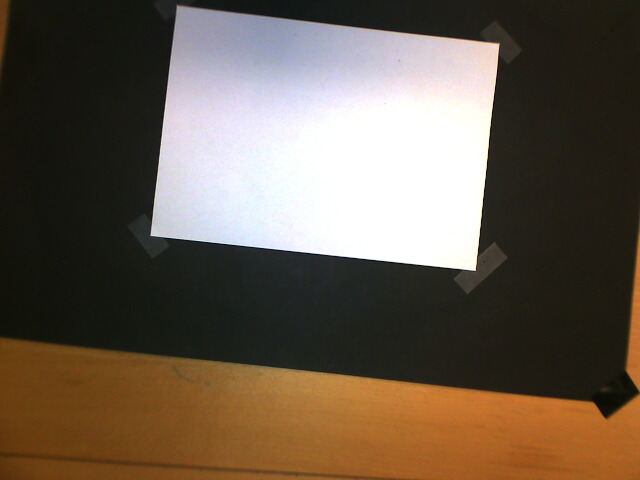
#> input picture Pierre Robot v.4/robot_image.jpeg, 640 x 480 px
$ python image_processing.py
#> lines starting #> are read from the running program, lines starting #| are printed output that depends on the picture; after the words box and inside, x2 and y2 are one past the last pixel; in counts of white or black regions, pixels touching at a corner belong together
import numpy as np
import cv2 as cv
import os


class ImageProcessor:


    # Intializing object variables:
    def __init__(self, image_path):
        self.image_path = image_path # File name
        self.image = None
        self.edges = None

        self.image_width, self.image_height = 0, 0
        self.image_center = []

        self.A4_width, self.A4_height = 210.0, 297.0
        self.A4_coordinates = None

        self.polylines = []
        self.scaled_polylines = []
        self.stripped_scaled_polylines = np.empty((0,2), np.float32)
        self.pts_per_polyline =[]


    # Retrieving image from file name
    def find_image(self):

        # Check if file path exist, if not: find file:
        if not os.path.exists(self.image_path):
            sample_path = cv.samples.findFile(self.image_path)
            if not sample_path:
                raise FileNotFoundError(f"Image not found: {self.image_path}")
            self.image_path = sample_path

        # Load image, rotate if horizontal
        self.image = cv.imread(self.image_path, cv.IMREAD_GRAYSCALE)
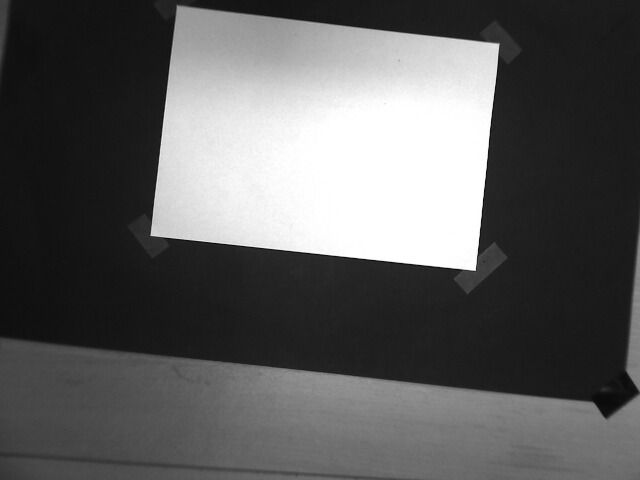
#> self.image: shape (480, 640); min 7, max 255, mean 93.1
        if self.image is None:
            raise ValueError(f"cv.imread failed for: {self.image_path}")

        # Rotate image if width > height
        if self.image.shape[1] > self.image.shape[0]:
            self.image = cv.rotate(self.image, cv.ROTATE_90_CLOCKWISE)
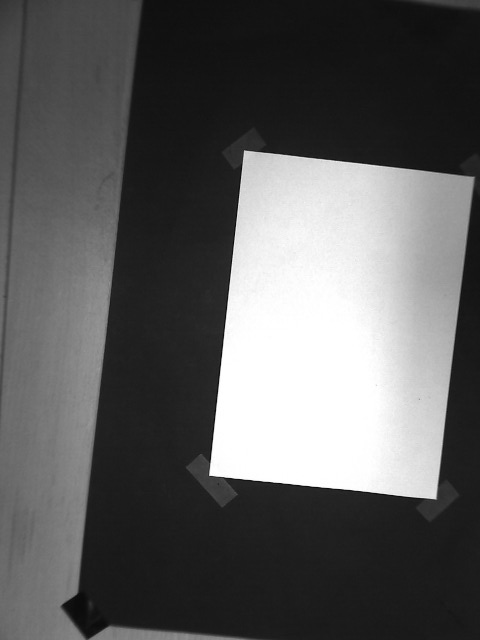
#> self.image: shape (640, 480); min 7, max 255, mean 93.1

        return self.image


    # Grayscaling and blurring the image to detect edges:
    def detect_edges(self, low_threshold=25, high_threshold=50, blur=(3,3)):

#> called with low_threshold = 25, high_threshold = 50, blur = (3, 3)
        if self.image is not None and self.image.shape[0] > 0:
            self.image = cv.GaussianBlur(self.image, blur, 0)

            # Detecting edges in image by thresholding:
            self.edges = cv.Canny(self.image, low_threshold, high_threshold)
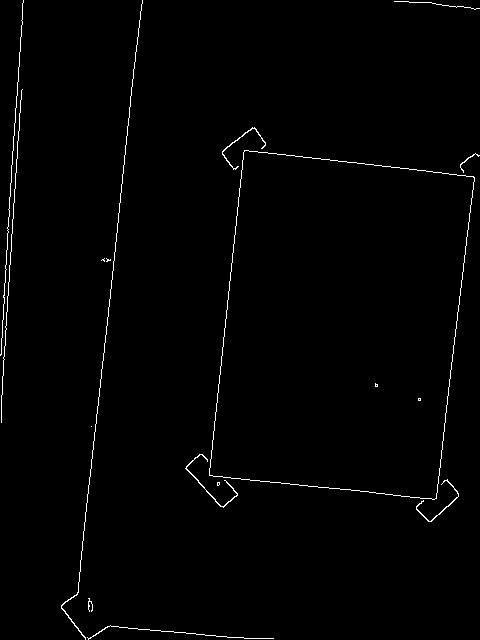
#> self.edges: shape (640, 480); 1.1% white in thin lines or dots

            # Smoothing the edges by filling smaller gaps, merging lines that are close by:
            kernel = np.ones((4,4),np.uint8)
            self.edges = cv.morphologyEx(self.edges, cv.MORPH_CLOSE, kernel, iterations=1)
#> self.edges: shape (640, 480); 1.4% white; 8 white regions (3 under 20 px), largest, box (x1, y1, x2, y2) and area: (186, 128, 480, 523) 1657, (0, 0, 25, 424) 1416, (62, 0, 275, 640) 942, (395, 0, 480, 11) 118, (89, 599, 94, 613) 55
            self.edges = cv.dilate(self.edges, kernel, iterations=1)
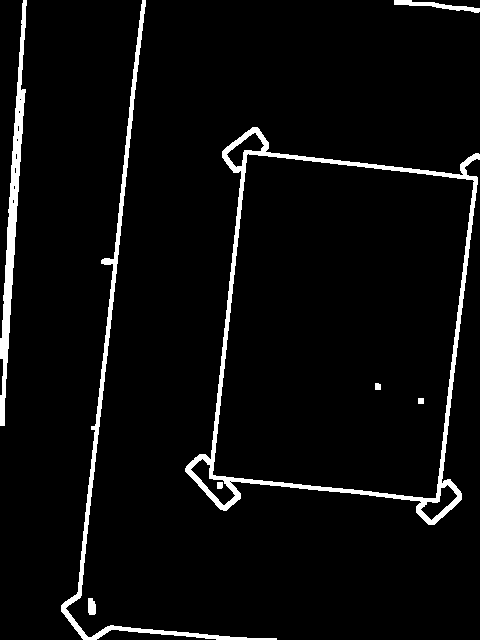
#> self.edges: shape (640, 480); 4.6% white; 8 white regions, largest, box (x1, y1, x2, y2) and area: (185, 127, 480, 525) 6691, (61, 0, 277, 640) 3750, (0, 0, 27, 426) 2929
            self.edges = cv.erode(self.edges, kernel, iterations=1)
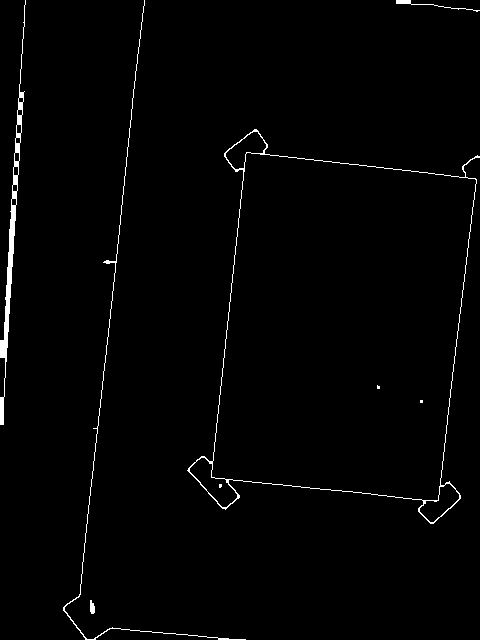
#> self.edges: shape (640, 480); 1.4% white; 8 white regions (3 under 20 px)

        return self.edges


    # Converting edges to polygons:
    def get_polylines(self, min_length=12, max_length=80, epsilon=4.0, samples=50):

        # Finding contours in image:
#> called with min_length = 12, max_length = 80, epsilon = 4, samples = 50
        if self.edges is None:
            raise RuntimeError("Call detect_edges() before get_polylines().")
        else:
            contours, _ = cv.findContours(self.edges, cv.RETR_LIST, cv.CHAIN_APPROX_SIMPLE)
#> contours = 20 contours, 3 with area under 20; largest, box (x1, y1, x2, y2) and area: (187, 129, 480, 524) 77767, (211, 152, 477, 501) 74942, (0, 0, 26, 425) 1229, (189, 457, 238, 508) 1015, (225, 131, 267, 170) 777

        self.polylines.clear()
        for i in contours:

            # Ignoring small lines:
            if len(i) < min_length:
                continue

            # Approximating the polygons:
            approximation = cv.approxPolyDP(i, epsilon, False)
            pts = approximation[:,0,:].astype(np.float32)  # Nx2

            # Simplifying lines by removing and spacing points:
            if len(pts) > max_length:
                spaced_pts = np.linspace(0, len(pts)-1, samples).astype(int)
                pts = pts[spaced_pts]
            self.polylines.append(pts)
#> this loop made 20 passes
#> pts on passes 1, 18: [[90, 600], [93, 613], [91, 600]], [[396, 0], [479, 10], [410, 0]]
#> i on pass 5: [[420, 400], [420, 402], [422, 402], [422, 400]]
#> after the loop, self.polylines = 9 items

        return self.polylines


    # Scaling drawing from pixel to mm:
    def scale_drawing(self, margin=20.0):

#> called with margin = 20
        if self.image is None:
            raise RuntimeError("No image loaded before scale_drawing().")
        if not self.polylines:
            print("No polylines to scale.")
            self.stripped_scaled_polylines = np.empty((0, 2), np.float32)
            self.pts_per_polyline = []
            return [], self.stripped_scaled_polylines, self.pts_per_polyline

        # Image dimensions:
        self.image_height, self.image_width = self.image.shape[:2] # x = antall pixler i hver høyde(rad), y = antal pixler i hver bredde(kolonne)
#> self.image_height = 640; self.image_width = 480
        self.image_center = np.array([self.image_width / 2, self.image_height / 2], dtype=np.float32)
#> self.image_center = [240, 320]

        # Defining workspace in A4 sheet:
        workspace_width, workspace_height = self.A4_width-2*margin, self.A4_height-2*margin
        #A4_center = np.array([A4_width / 2, A4_height / 2], dtype=np.float32)

        # Finding dimensions of pixels (mm per px) each direction:
        pixel_width = workspace_width / self.image_width
#> pixel_width = 0.354
        pixel_height = workspace_height / self.image_height
#> pixel_height = 0.402

        # Finding the smallest size factor for scaling:
        scale_factor = min(pixel_width, pixel_height)
#> scale_factor = 0.354

        # Calculating leftover space after scaling, and centering it:
        offset_width = margin + (workspace_width - scale_factor * self.image_width) / 2
#> offset_width = 20
        offset_height = margin + (workspace_height - scale_factor * self.image_height) / 2
#> offset_height = 35.17

        # Scaling drawing to A4:
        self.scaled_polylines.clear()
        self.pts_per_polyline.clear()

        if not self.polylines:
            print("No polylines to scale.")
            self.stripped_scaled_polylines = np.empty((0, 2), np.float32)
            self.pts_per_polyline = []
            return [], self.stripped_scaled_polylines, self.pts_per_polyline

 #chatgpt herfra og ned til comments
        '''
        # 1) Finn bounding box for selve tegningen (alle polylines)
        all_points = np.vstack([
            pts.reshape(-1, 2) if pts.ndim == 3 else pts
            for pts in self.polylines
            if pts is not None and len(pts) > 0
        ])
        min_x = float(np.min(all_points[:, 0]))
        max_x = float(np.max(all_points[:, 0]))
        min_y = float(np.min(all_points[:, 1]))
        max_y = float(np.max(all_points[:, 1]))

        draw_width_px  = max_x - min_x
        draw_height_px = max_y - min_y

        # 2) A4-arbeidsområde i mm
        workspace_width  = self.A4_width  - 2 * margin
        workspace_height = self.A4_height - 2 * margin

        # 3) Skaleringsfaktor basert på tegningens størrelse, ikke bildebufferen
        pixel_width  = workspace_width  / draw_width_px
        pixel_height = workspace_height / draw_height_px
        scale_factor = min(pixel_width, pixel_height)

        # 4) Leftover space → offset for å sentrere tegningen
        scaled_width_mm  = scale_factor * draw_width_px
        scaled_height_mm = scale_factor * draw_height_px

        offset_width  = margin + (workspace_width  - scaled_width_mm)  / 2
        offset_height = margin + (workspace_height - scaled_height_mm) / 2

        # 5) Skaler alle polylines inn på A4
        self.scaled_polylines.clear()
        self.pts_per_polyline.clear()

        for poly in self.polylines:
            if poly is None or len(poly) == 0:
                continue
            if poly.ndim == 3 and poly.shape[1:] == (1, 2):
                poly = poly[:, 0, :]
                if poly.shape[1] != 2:
                    continue

        # Normaliser til bounding box (min_x, min_y) → (0, 0)
        norm = np.empty_like(poly, dtype=np.float32)
        norm[:, 0] = poly[:, 0] - min_x
        norm[:, 1] = poly[:, 1] - min_y

        A4_coords = np.empty_like(norm, dtype=np.float32)
        # X rett fram
        A4_coords[:, 0] = scale_factor * norm[:, 0] + offset_width
        # Y: flip innenfor tegningens høyde, så opp/ned blir riktig
        A4_coords[:, 1] = scale_factor * (draw_height_px - norm[:, 1]) + offset_height

        self.scaled_polylines.append(A4_coords)
        self.pts_per_polyline.append(len(A4_coords))

        if self.scaled_polylines:
            self.stripped_scaled_polylines = np.concatenate(self.scaled_polylines, axis=0)
        else:
            self.stripped_scaled_polylines = np.empty((0, 2), np.float32)

        return self.scaled_polylines, self.stripped_scaled_polylines, self.pts_per_polyline


        '''
        for poly in self.polylines:
            if poly is None or len(poly) == 0:
                continue
            if poly.ndim == 3 and poly.shape[1:] == (1,2):
                poly = poly[:,0,:]
            if poly.shape[1] != 2:
                continue
            self.A4_coordinates = np.empty_like(poly, dtype=np.float32)
            self.A4_coordinates[:,0] = scale_factor * poly[:,0] + 2*offset_width
            self.A4_coordinates[:,1] = scale_factor * (self.image_height - poly[:,1]) + offset_height # Flips the Y-axis

            self.scaled_polylines.append(self.A4_coordinates)

            #self.A4_coordinates[:,1] = scale_factor * (self.image_height - poly[:,1]) + offset_height # Flips the Y-axis

            self.pts_per_polyline.append(len(poly))
#> this loop made 9 passes
#> poly on passes 1, 7: [[90, 600], [93, 613], [91, 600]], [[396, 0], [479, 10], [410, 0]]
#> after the loop, self.pts_per_polyline = [3, 7, 8, 5, 9, 27, 3, 18, 7]; self.scaled_polylines = 9 items

        print("Antall linjer:", len(self.pts_per_polyline))
#| Antall linjer: 9
        print(self.pts_per_polyline)
#| [3, 7, 8, 5, 9, 27, 3, 18, 7]
        print("Antall polylines:", len(self.scaled_polylines))
#| Antall polylines: 9
        #print(self.scaled_polylines)

        # Removing [] from array:
        if len(self.scaled_polylines) > 0:
            self.stripped_scaled_polylines = np.concatenate(self.scaled_polylines, axis=0)  # (N, 2)
#> self.stripped_scaled_polylines = 87 pairs, first value 40 to 209.6, second value 35.52 to 261.8
            print("Antall punkter:", len(self.stripped_scaled_polylines))
#| Antall punkter: 87
            #print("Eksempel på første 5 punkter:\n", self.stripped_polylines[:5])
        else:
            self.stripped_scaled_polylines = np.empty((0, 2))

        return self.scaled_polylines, self.stripped_scaled_polylines, self.pts_per_polyline


    def show_drawing(self):
        # Show image / object of the drawing
        #cv.imshow(self.image_path, self.image)

        # Show unscaled drawing / strokes:
        blank = 255 * np.ones_like(self.image)
        for pts in self.polylines:
            cv.polylines(blank, [pts.astype(np.int32)], isClosed=False, color=0, thickness=1)
#> this loop made 9 passes
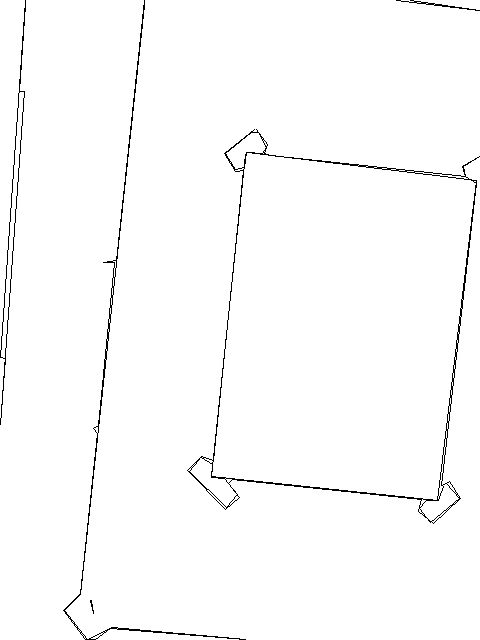
#> blank: shape (640, 480); 98.6% white; black in thin lines or dots
        cv.imshow("Unscaled drawing", blank)

        # Close pop-up images at key-press:
        cv.waitKey(0)
        cv.destroyAllWindows()


    def show_scaled_drawing(self, scaling=3.0):

#> called with scaling = 3
        if not hasattr(self, "scaled_polylines") or len(self.scaled_polylines) == 0:
            raise RuntimeError("No scaled polylines available. Run scale_drawing() first.")

        # Størrelse på A4-lerret i piksler
        canvas_height = int(self.A4_height * scaling)
#> canvas_height = 891
        canvas_width  = int(self.A4_width  * scaling)
#> canvas_width = 630

        # Hvit bakgrunn
        hvit_A4 = 255 * np.ones((canvas_height, canvas_width), dtype=np.uint8)

        # Tegn alle polylines: mm -> visningspiksler
        for poly in self.scaled_polylines:
            # poly er (N, 2) i mm; gang opp til piksler
            pts_px = (poly * scaling).astype(np.int32)

            #korrigerer y-aksen i opencv
            pts_px[:, 1] = canvas_height - pts_px[:, 1]
            cv.polylines(hvit_A4, [pts_px], isClosed=False, color=0, thickness=1)
#> this loop made 9 passes
#> poly on passes 1, 7: [[71.88, 49.33], [72.94, 44.73], [72.23, 49.33]], [[180.2, 261.8], [209.6, 258.3], [185.2, 261.8]]
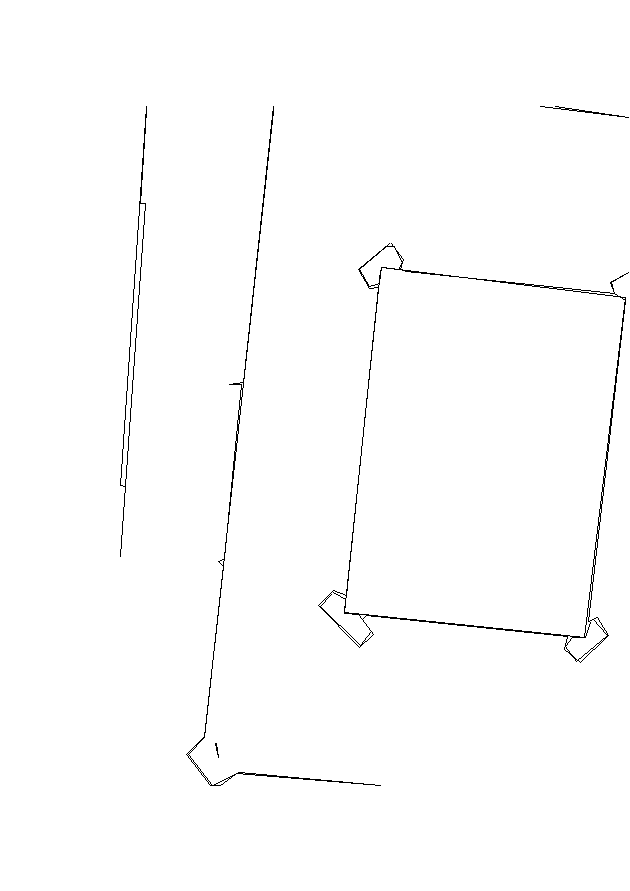
#> hvit_A4: shape (891, 630); 99.2% white; black in thin lines or dots, all inside (x1, y1, x2, y2) = (120, 106, 629, 786)

        cv.imshow("Scaled drawing on A4", hvit_A4)
        cv.waitKey(0)
        cv.destroyAllWindows()


if __name__ == "__main__":
    draw = ImageProcessor('robot_image.jpeg')
    draw.find_image()
    draw.detect_edges()
    draw.get_polylines()
    draw.scale_drawing()
    draw.show_drawing()
    draw.show_scaled_drawing()
